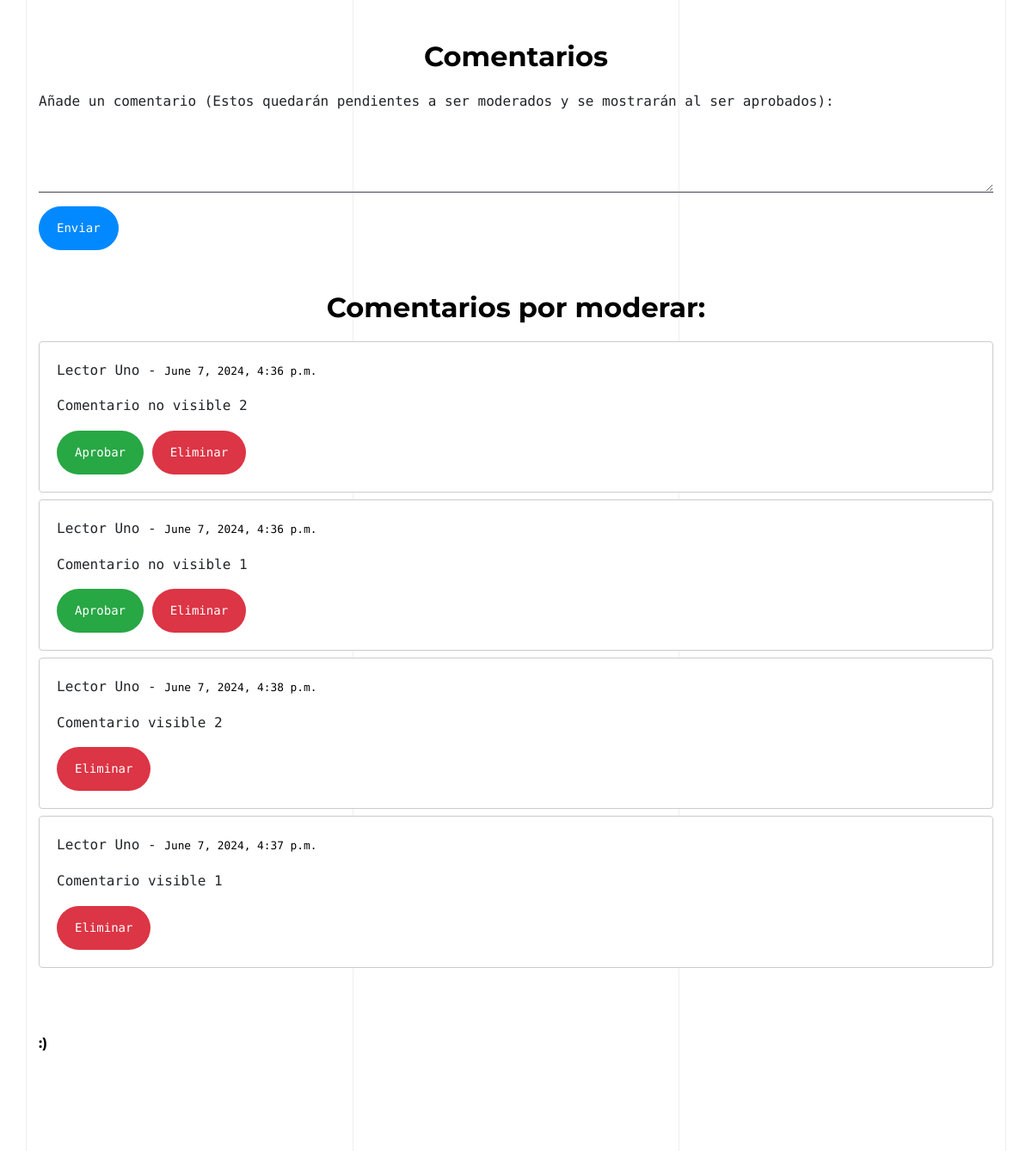
/ver_noticia/25/ (signed in, lower part), run on an earlier commit of the app's database.
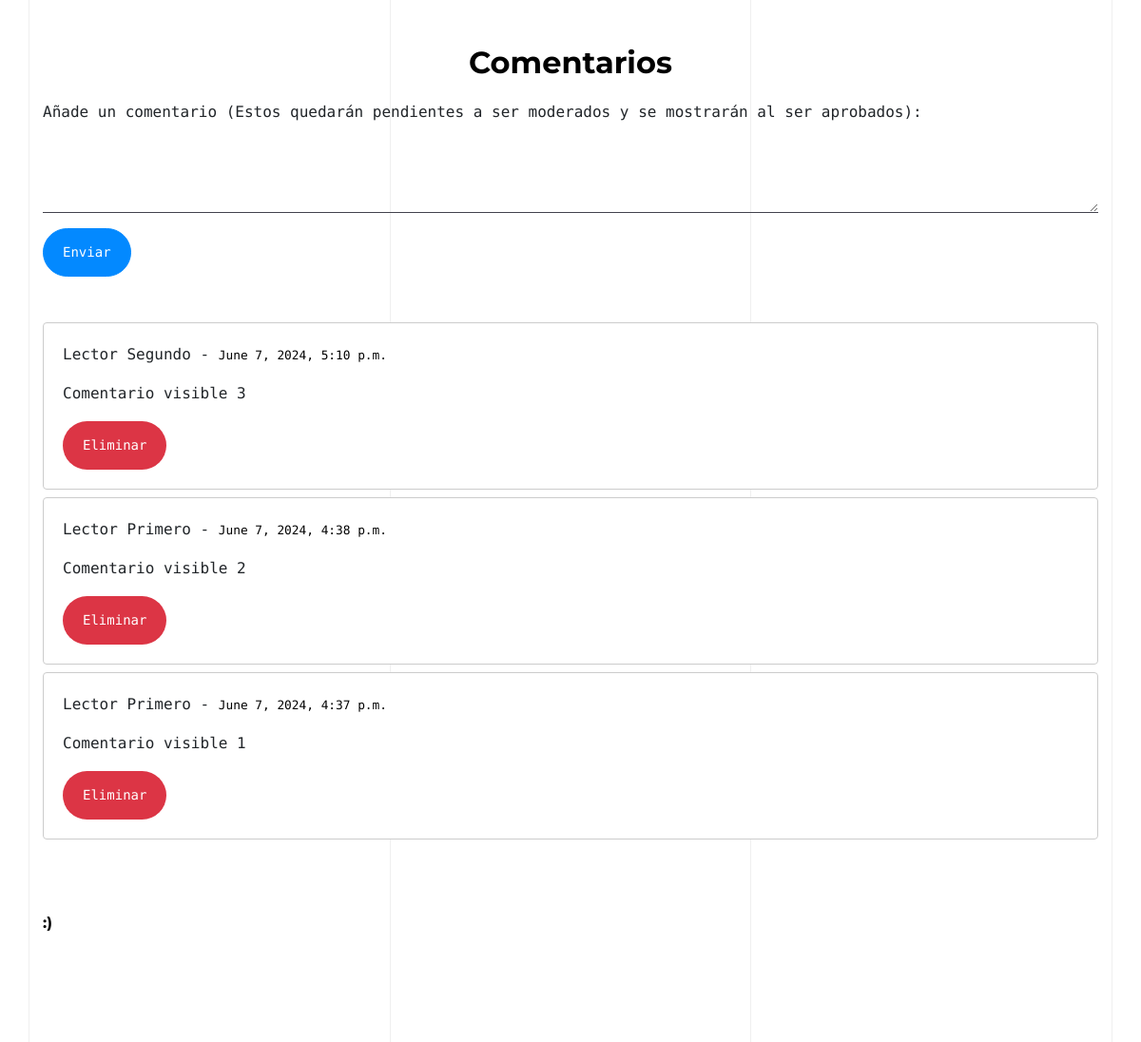
And on a later commit of the database.
### pagina_cms/models.py (models this page shows)
class comentarios(models.Model):
    cuerpo = models.CharField(max_length=200)
    fecha = models.DateTimeField(auto_now=True)
    visible = models.BooleanField(default=False)
    autor = models.ForeignKey(usuarios, on_delete=models.RESTRICT)
    noticia = models.ForeignKey(noticias, on_delete=models.RESTRICT)

class usuarios(models.Model):
    nombre = models.CharField(max_length=255)
    usuario = models.CharField(max_length=25)
    clave = models.CharField(max_length=25)
    estado = models.CharField(max_length=25)
    nivel = models.CharField(max_length=25)

### pagina_cms/noticias.py (the view, shortened to what this page needs)
# urls.py: path('ver_noticia/<int:noticia_id>/', noticias.ver_noticia_completa, name='ver_noticia_completa'),
def ver_noticia_completa(request, noticia_id):
    noticia = get_object_or_404(noticias, id=noticia_id)
    nivel_usuario = request.session.get('nivel_usuario')
    if nivel_usuario == "LECTOR":
        comentarios_visibles = comentarios.objects.filter(noticia=noticia, visible=True).order_by('-fecha')
        comentarios_no_visibles = []
    elif nivel_usuario in ["ADMINISTRADOR", "MODERADOR"]:
        comentarios_visibles = comentarios.objects.filter(noticia=noticia, visible=True).order_by('-fecha')
        comentarios_no_visibles = comentarios.objects.filter(noticia=noticia, visible=False).order_by('-fecha')
    else:
        comentarios_visibles = []
        comentarios_no_visibles = []
    return render(request, 'ver_noticia_completa.html', {
        'noticia': noticia,
        'nivel_usuario': nivel_usuario,
        'comentarios_visibles': comentarios_visibles,
        'comentarios_no_visibles': comentarios_no_visibles
    })

### pagina_cms/templates/ver_noticia_completa.html (shortened to what this page needs)
{% extends 'base.html' %}
{% block cuerpo %}
<div class="container">
    <br>
    <br>
    <div class="comments-section">
        <h3 class="card-title mt-5">Comentarios</h3>
        {% if nivel_usuario == "ADMINISTRADOR" or nivel_usuario == "MODERADOR" or nivel_usuario == "LECTOR" %}
        <form class="mb-5" method="post">
            <div class="form-group">
                <label for="cuerpo">Añade un comentario (Estos quedarán pendientes a ser moderados y se mostrarán al ser aprobados):</label>
                <textarea class="form-control" id="cuerpo" name="cuerpo" rows="3" required></textarea>
            </div>
            <button type="submit" class="btn rounded-pill btn-primary">Enviar</button>
        </form>
        {% else %}
        <p>Debes <a href="{% url 'acceder' %}">iniciar sesión</a> para comentar y ver comentarios.</p>
        {% endif %}
        {% if comentarios_no_visibles %}
        <h3 class="card-title mt-4">Comentarios por moderar:</h3>
        {% for comentario in comentarios_no_visibles %}
        <div class="card comment-card mb-2">
            <div class="card-body">
                <p class="comment-author">{{ comentario.autor.nombre }} - <small class="text-muted">{{comentario.fecha}}</small></p>
                <p class="comment-body">{{ comentario.cuerpo }}</p>
                {% if nivel_usuario == "ADMINISTRADOR" or nivel_usuario == "MODERADOR" %}
                <form method="post" action="{% url 'aprobar_comentario' comentario.id %}" style="display: inline;">
                    <button class="btn btn-success rounded-pill btn-sm" type="submit">Aprobar</button>
                </form>
                <form method="post" action="{% url 'eliminar_comentario' comentario.id %}" style="display: inline;">
                    <button class="btn btn-danger rounded-pill btn-sm" type="submit">Eliminar</button>
                </form>
                {% endif %}
            </div>
        </div>
        {% endfor %}
        {% endif %}
        {% for comentario in comentarios_visibles %}
        <div class="card comment-card mb-2">
            <div class="card-body">
                <p class="comment-author">{{ comentario.autor.nombre }} - <small class="text-muted">{{comentario.fecha}}</small></p>
                <p class="comment-body">{{ comentario.cuerpo }}</p>
                {% if nivel_usuario == "ADMINISTRADOR" or nivel_usuario == "MODERADOR" %}
                <form method="post" action="{% url 'eliminar_comentario' comentario.id %}" style="display: inline;">
                    <button class="btn btn-danger rounded-pill btn-sm" type="submit">Eliminar</button>
                </form>
                {% endif %}
            </div>
        </div>
        {% endfor %}
    </div>
</div>
{% endblock %}

What changed in the data, as far as the page shows it:
removed comentarios: autor.nombre "Lector Uno", fecha "June 7, 2024, 4:36 p.m.", cuerpo "Comentario no visible 2", shown under "Comentarios por moderar:"
removed comentarios: autor.nombre "Lector Uno", fecha "June 7, 2024, 4:36 p.m.", cuerpo "Comentario no visible 1", shown under "Comentarios por moderar:"
added comentarios: autor.nombre "Lector Segundo", fecha "June 7, 2024, 5:10 p.m.", cuerpo "Comentario visible 3", shown under "Comentarios"
changed through a linked row, comentarios "Comentario visible 2": autor.nombre "Lector Uno" → "Lector Primero"
changed through a linked row, comentarios "Comentario visible 1": autor.nombre "Lector Uno" → "Lector Primero"
Also different on the page:
text no longer shown: "Comentarios por moderar:"
